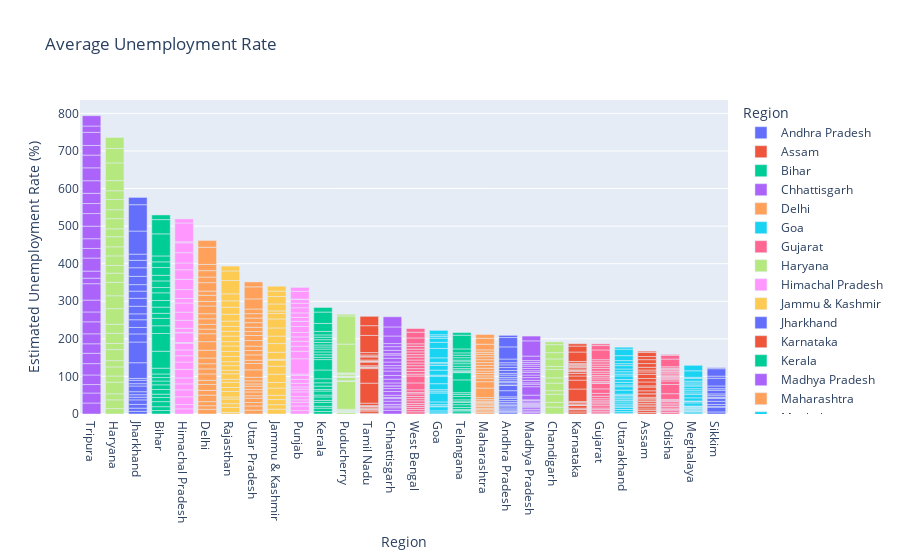

Notebook source saved alongside this figure:
### Markdown cell above
### 3.4 Bar Plot of Average Estimated Unemployment Rate

### Code cell
# Bar Plot of Average Estimated Unployment Rate
fig = px.bar(df, x = 'Region', y = "Estimated Unemployment Rate (%)", color = "Region", title = "Average Unemployment Rate")
fig.update_layout(xaxis = {'categoryorder':'total descending'})
fig.show()

### Figure 1 — Plotly figure (JSON) as saved in the notebook; plotly's stock layout.template omitted (floating-point values rounded to 4 significant figures)
{"data": [{"alignmentgroup": "True", "hovertemplate": "Region=%{x}<br>Estimated Unemployment Rate (%)=%{y}<extra></extra>", "legendgroup": "Andhra Pradesh", "marker": {"color": "#636efa", "pattern": {"shape": ""}}, "name": "Andhra Pradesh", "offsetgroup": "Andhra Pradesh", "orientation": "v", "showlegend": true, "textposition": "auto", "type": "bar", "x": ["Andhra Pradesh", "Andhra Pradesh", "Andhra Pradesh", "Andhra Pradesh", "Andhra Pradesh", "Andhra Pradesh", "Andhra Pradesh", "Andhra Pradesh", "Andhra Pradesh", "Andhra Pradesh", "Andhra Pradesh", "Andhra Pradesh", "Andhra Pradesh", "Andhra Pradesh", "Andhra Pradesh", "Andhra Pradesh", "Andhra Pradesh", "Andhra Pradesh", "Andhra Pradesh", "Andhra Pradesh", "Andhra Pradesh", "Andhra Pradesh", "Andhra Pradesh", "Andhra Pradesh", "Andhra Pradesh", "Andhra Pradesh", "Andhra Pradesh", "Andhra Pradesh"], "xaxis": "x", "y": [3.65, 3.05, 3.75, 3.32, 5.17, 3.52, 4.12, 4.38, 4.84, 5.91, 4.06, 16.29, 14.46, 0.85, 6.09, 3.8, 5.64, 4.61, 6.01, 4.7, 7.54, 7.88, 7.11, 5.66, 9.88, 32.3, 24.91, 5.86], "yaxis": "y"}, {"alignmentgroup": "True", "hovertemplate": "Region=%{x}<br>Estimated Unemployment Rate (%)=%{y}<extra></extra>", "legendgroup": "Assam", "marker": {"color": "#EF553B", "pattern": {"shape": ""}}, "name": "Assam", "offsetgroup": "Assam", "orientation": "v", "showlegend": true, "textposition": "auto", "type": "bar", "x": ["Assam", "Assam", "Assam", "Assam", "Assam", "Assam", "Assam", "Assam", "Assam", "Assam", "Assam", "Assam", "Assam", "Assam", "Assam", "Assam", "Assam", "Assam", "Assam", "Assam", "Assam", "Assam", "Assam", "Assam", "Assam", "Assam"], "xaxis": "x", "y": [4.29, 5.08, 4.26, 5.79, 4.46, 4.65, 4.66, 4.29, 3.26, 3.77, 9.38, 0, 7.87, 9.89, 3.21, 10.39, 9.26, 11.17, 6.31, 5.02, 7.24, 9.98, 10.34, 8.37, 10.77, 3.42], "yaxis": "y"}, {"alignmentgroup": "True", "hovertemplate": "Region=%{x}<br>Estimated Unemployment Rate (%)=%{y}<extra></extra>", "legendgroup": "Bihar", "marker": {"color": "#00cc96", "pattern": {"shape": ""}}, "name": "Bihar", "offsetgroup": "Bihar", "orientation": "v", "showlegend": true, "textposition": "auto", "type": "bar", "x": ["Bihar", "Bihar", "Bihar", "Bihar", "Bihar", "Bihar", "Bihar", "Bihar", "Bihar", "Bihar", "Bihar", "Bihar", "Bihar", "Bihar", "Bihar", "Bihar", "Bihar", "Bihar", "Bihar", "Bihar", "Bihar", "Bihar", "Bihar", "Bihar", "Bihar", "Bihar", "Bihar", "Bihar"], "xaxis": "x", "y": [9.27, 10.2, 13.44, 11, 8.87, 12.47, 12.4, 10.16, 9.13, 9.61, 15.39, 45.09, 47.26, 20.49, 19.9, 13.29, 16.41, 17.66, 20.46, 14.06, 17.62, 14.91, 20.69, 15.11, 15.73, 58.77, 37.87, 12.45], "yaxis": "y"}, {"alignmentgroup": "True", "hovertemplate": "Region=%{x}<br>Estimated Unemployment Rate (%)=%{y}<extra></extra>", "legendgroup": "Chhattisgarh", "marker": {"color": "#ab63fa", "pattern": {"shape": ""}}, "name": "Chhattisgarh", "offsetgroup": "Chhattisgarh", "orientation": "v", "showlegend": true, "textposition": "auto", "type": "bar", "x": ["Chhattisgarh", "Chhattisgarh", "Chhattisgarh", "Chhattisgarh", "Chhattisgarh", "Chhattisgarh", "Chhattisgarh", "Chhattisgarh", "Chhattisgarh", "Chhattisgarh", "Chhattisgarh", "Chhattisgarh", "Chhattisgarh", "Chhattisgarh", "Chhattisgarh", "Chhattisgarh", "Chhattisgarh", "Chhattisgarh", "Chhattisgarh", "Chhattisgarh", "Chhattisgarh", "Chhattisgarh", "Chhattisgarh", "Chhattisgarh", "Chhattisgarh", "Chhattisgarh", "Chhattisgarh", "Chhattisgarh"], "xaxis": "x", "y": [9.82, 6.76, 4.54, 4.64, 8.33, 6.96, 2.77, 6.11, 9.89, 7.89, 7.31, 0, 7.64, 10.14, 9.77, 11.77, 8.17, 6.29, 9.46, 10.27, 8.32, 3.57, 9.01, 9.79, 8.21, 20.13, 24.1, 27.07], "yaxis": "y"}, {"alignmentgroup": "True", "hovertemplate": "Region=%{x}<br>Estimated Unemployment Rate (%)=%{y}<extra></extra>", "legendgroup": "Delhi", "marker": {"color": "#FFA15A", "pattern": {"shape": ""}}, "name": "Delhi", "offsetgroup": "Delhi", "orientation": "v", "showlegend": true, "textposition": "auto", "type": "bar", "x": ["Delhi", "Delhi", "Delhi", "Delhi", "Delhi", "Delhi", "Delhi", "Delhi", "Delhi", "Delhi", "Delhi", "Delhi", "Delhi", "Delhi", "Delhi", "Delhi", "Delhi", "Delhi", "Delhi", "Delhi", "Delhi", "Delhi", "Delhi", "Delhi", "Delhi", "Delhi", "Delhi", "Delhi"], "xaxis": "x", "y": [12.56, 9.33, 11.07, 17.18, 12.5, 15.84, 11.11, 16.97, 13.48, 13.81, 15.18, 20.69, 22.76, 21.14, 12.31, 12.76, 14.68, 13.52, 20.59, 12.41, 16.11, 11.07, 22.45, 14.86, 17.09, 16.51, 45.78, 18.11], "yaxis": "y"}, {"alignmentgroup": "True", "hovertemplate": "Region=%{x}<br>Estimated Unemployment Rate (%)=%{y}<extra></extra>", "legendgroup": "Goa", "marker": {"color": "#19d3f3", "pattern": {"shape": ""}}, "name": "Goa", "offsetgroup": "Goa", "orientation": "v", "showlegend": true, "textposition": "auto", "type": "bar", "x": ["Goa", "Goa", "Goa", "Goa", "Goa", "Goa", "Goa", "Goa", "Goa", "Goa", "Goa", "Goa", "Goa", "Goa", "Goa", "Goa", "Goa", "Goa", "Goa", "Goa", "Goa", "Goa", "Goa", "Goa"], "xaxis": "x", "y": [2.91, 5.45, 10.98, 1.98, 3.61, 7.21, 23.71, 3.54, 5.38, 0, 15.91, 20, 2.75, 13.33, 12.28, 4.9, 3.16, 12.31, 25.2, 16.22, 10.92, 4.31, 4.76, 11.76], "yaxis": "y"}, {"alignmentgroup": "True", "hovertemplate": "Region=%{x}<br>Estimated Unemployment Rate (%)=%{y}<extra></extra>", "legendgroup": "Gujarat", "marker": {"color": "#FF6692", "pattern": {"shape": ""}}, "name": "Gujarat", "offsetgroup": "Gujarat", "orientation": "v", "showlegend": true, "textposition": "auto", "type": "bar", "x": ["Gujarat", "Gujarat", "Gujarat", "Gujarat", "Gujarat", "Gujarat", "Gujarat", "Gujarat", "Gujarat", "Gujarat", "Gujarat", "Gujarat", "Gujarat", "Gujarat", "Gujarat", "Gujarat", "Gujarat", "Gujarat", "Gujarat", "Gujarat", "Gujarat", "Gujarat", "Gujarat", "Gujarat", "Gujarat", "Gujarat", "Gujarat", "Gujarat"], "xaxis": "x", "y": [2.88, 4.77, 4.58, 3.7, 6.29, 4.91, 4.68, 3.46, 5.35, 6.64, 7.59, 12, 14.58, 1.41, 4.09, 6.31, 5.15, 4.2, 5.96, 5.45, 7.53, 5.71, 5.82, 6.04, 5.39, 25.94, 11.62, 4.54], "yaxis": "y"}, {"alignmentgroup": "True", "hovertemplate": "Region=%{x}<br>Estimated Unemployment Rate (%)=%{y}<extra></extra>", "legendgroup": "Haryana", "marker": {"color": "#B6E880", "pattern": {"shape": ""}}, "name": "Haryana", "offsetgroup": "Haryana", "orientation": "v", "showlegend": true, "textposition": "auto", "type": "bar", "x": ["Haryana", "Haryana", "Haryana", "Haryana", "Haryana", "Haryana", "Haryana", "Haryana", "Haryana", "Haryana", "Haryana", "Haryana", "Haryana", "Haryana", "Haryana", "Haryana", "Haryana", "Haryana", "Haryana", "Haryana", "Haryana", "Haryana", "Haryana", "Haryana", "Haryana", "Haryana", "Haryana", "Haryana"], "xaxis": "x", "y": [14.54, 23.08, 16.22, 30.94, 16.36, 24.17, 16.59, 29.56, 16.21, 27.19, 23.92, 41.61, 34.22, 35.57, 24.67, 20.42, 25.45, 24.19, 26.84, 21.04, 27.06, 23.65, 27.24, 23.29, 27.14, 46.89, 38.46, 29.41], "yaxis": "y"}, {"alignmentgroup": "True", "hovertemplate": "Region=%{x}<br>Estimated Unemployment Rate (%)=%{y}<extra></extra>", "legendgroup": "Himachal Pradesh", "marker": {"color": "#FF97FF", "pattern": {"shape": ""}}, "name": "Himachal Pradesh", "offsetgroup": "Himachal Pradesh", "orientation": "v", "showlegend": true, "textposition": "auto", "type": "bar", "x": ["Himachal Pradesh", "Himachal Pradesh", "Himachal Pradesh", "Himachal Pradesh", "Himachal Pradesh", "Himachal Pradesh", "Himachal Pradesh", "Himachal Pradesh", "Himachal Pradesh", "Himachal Pradesh", "Himachal Pradesh", "Himachal Pradesh", "Himachal Pradesh", "Himachal Pradesh", "Himachal Pradesh", "Himachal Pradesh", "Himachal Pradesh", "Himachal Pradesh", "Himachal Pradesh", "Himachal Pradesh", "Himachal Pradesh", "Himachal Pradesh", "Himachal Pradesh", "Himachal Pradesh", "Himachal Pradesh", "Himachal Pradesh", "Himachal Pradesh", "Himachal Pradesh"], "xaxis": "x", "y": [13.68, 11.43, 20.59, 18.56, 15.98, 15.81, 22.86, 19.46, 16.67, 15.42, 17.71, 2.13, 25.64, 1.12, 10.88, 21.43, 21.51, 24.48, 12, 23.77, 27.27, 25.32, 18.15, 27.31, 26.44, 2.7, 50, 10.81], "yaxis": "y"}, {"alignmentgroup": "True", "hovertemplate": "Region=%{x}<br>Estimated Unemployment Rate (%)=%{y}<extra></extra>", "legendgroup": "Jammu & Kashmir", "marker": {"color": "#FECB52", "pattern": {"shape": ""}}, "name": "Jammu & Kashmir", "offsetgroup": "Jammu & Kashmir", "orientation": "v", "showlegend": true, "textposition": "auto", "type": "bar", "x": ["Jammu & Kashmir", "Jammu & Kashmir", "Jammu & Kashmir", "Jammu & Kashmir", "Jammu & Kashmir", "Jammu & Kashmir", "Jammu & Kashmir", "Jammu & Kashmir", "Jammu & Kashmir", "Jammu & Kashmir", "Jammu & Kashmir", "Jammu & Kashmir", "Jammu & Kashmir", "Jammu & Kashmir", "Jammu & Kashmir", "Jammu & Kashmir", "Jammu & Kashmir", "Jammu & Kashmir", "Jammu & Kashmir", "Jammu & Kashmir", "Jammu & Kashmir"], "xaxis": "x", "y": [12.78, 12.09, 13.67, 11.32, 19.27, 14.73, 22.19, 21.23, 16, 2.22, 18.97, 23.04, 19.88, 21.55, 24.06, 14.29, 7.02, 18.54, 19.86, 14.29, 12.96], "yaxis": "y"}, {"alignmentgroup": "True", "hovertemplate": "Region=%{x}<br>Estimated Unemployment Rate (%)=%{y}<extra></extra>", "legendgroup": "Jharkhand", "marker": {"color": "#636efa", "pattern": {"shape": ""}}, "name": "Jharkhand", "offsetgroup": "Jharkhand", "orientation": "v", "showlegend": true, "textposition": "auto", "type": "bar", "x": ["Jharkhand", "Jharkhand", "Jharkhand", "Jharkhand", "Jharkhand", "Jharkhand", "Jharkhand", "Jharkhand", "Jharkhand", "Jharkhand", "Jharkhand", "Jharkhand", "Jharkhand", "Jharkhand", "Jharkhand", "Jharkhand", "Jharkhand", "Jharkhand", "Jharkhand", "Jharkhand", "Jharkhand", "Jharkhand", "Jharkhand", "Jharkhand", "Jharkhand", "Jharkhand", "Jharkhand", "Jharkhand"], "xaxis": "x", "y": [7.11, 8.46, 9.98, 12.06, 7.12, 6.57, 8.07, 15.15, 6.16, 9.06, 5.01, 41.72, 55.1, 21.53, 17.23, 20.51, 15.67, 20.25, 21.16, 19.05, 17.34, 22.01, 22.96, 19.67, 16.4, 61.48, 70.17, 19.38], "yaxis": "y"}, {"alignmentgroup": "True", "hovertemplate": "Region=%{x}<br>Estimated Unemployment Rate (%)=%{y}<extra></extra>", "legendgroup": "Karnataka", "marker": {"color": "#EF553B", "pattern": {"shape": ""}}, "name": "Karnataka", "offsetgroup": "Karnataka", "orientation": "v", "showlegend": true, "textposition": "auto", "type": "bar", "x": ["Karnataka", "Karnataka", "Karnataka", "Karnataka", "Karnataka", "Karnataka", "Karnataka", "Karnataka", "Karnataka", "Karnataka", "Karnataka", "Karnataka", "Karnataka", "Karnataka", "Karnataka", "Karnataka", "Karnataka", "Karnataka", "Karnataka", "Karnataka", "Karnataka", "Karnataka", "Karnataka", "Karnataka", "Karnataka", "Karnataka", "Karnataka", "Karnataka"], "xaxis": "x", "y": [5.46, 5.98, 0.52, 0.37, 3.2, 7.13, 1.19, 0.41, 2.57, 4.11, 2.39, 33.17, 23.72, 10.92, 6.56, 5, 2.29, 1.27, 3.57, 3.87, 3.44, 1.56, 3.31, 2.88, 4.92, 25.12, 15.88, 6.12], "yaxis": "y"}, {"alignmentgroup": "True", "hovertemplate": "Region=%{x}<br>Estimated Unemployment Rate (%)=%{y}<extra></extra>", "legendgroup": "Kerala", "marker": {"color": "#00cc96", "pattern": {"shape": ""}}, "name": "Kerala", "offsetgroup": "Kerala", "orientation": "v", "showlegend": true, "textposition": "auto", "type": "bar", "x": ["Kerala", "Kerala", "Kerala", "Kerala", "Kerala", "Kerala", "Kerala", "Kerala", "Kerala", "Kerala", "Kerala", "Kerala", "Kerala", "Kerala", "Kerala", "Kerala", "Kerala", "Kerala", "Kerala", "Kerala", "Kerala", "Kerala", "Kerala", "Kerala", "Kerala", "Kerala", "Kerala", "Kerala"], "xaxis": "x", "y": [6.63, 9, 4.95, 10.32, 5.35, 9.14, 5, 10.77, 4.11, 8.91, 8.85, 10.71, 23.38, 27.66, 6.11, 6.67, 7.58, 7.69, 5.52, 5.35, 6.71, 7.31, 6.65, 6.08, 9.14, 21.43, 30.28, 12.17], "yaxis": "y"}, {"alignmentgroup": "True", "hovertemplate": "Region=%{x}<br>Estimated Unemployment Rate (%)=%{y}<extra></extra>", "legendgroup": "Madhya Pradesh", "marker": {"color": "#ab63fa", "pattern": {"shape": ""}}, "name": "Madhya Pradesh", "offsetgroup": "Madhya Pradesh", "orientation": "v", "showlegend": true, "textposition": "auto", "type": "bar", "x": ["Madhya Pradesh", "Madhya Pradesh", "Madhya Pradesh", "Madhya Pradesh", "Madhya Pradesh", "Madhya Pradesh", "Madhya Pradesh", "Madhya Pradesh", "Madhya Pradesh", "Madhya Pradesh", "Madhya Pradesh", "Madhya Pradesh", "Madhya Pradesh", "Madhya Pradesh", "Madhya Pradesh", "Madhya Pradesh", "Madhya Pradesh", "Madhya Pradesh", "Madhya Pradesh", "Madhya Pradesh", "Madhya Pradesh", "Madhya Pradesh", "Madhya Pradesh", "Madhya Pradesh", "Madhya Pradesh", "Madhya Pradesh", "Madhya Pradesh", "Madhya Pradesh"], "xaxis": "x", "y": [3.63, 4.25, 3.92, 4.94, 3.08, 2.98, 2.72, 2.94, 3.66, 4.42, 1.19, 12.5, 22.46, 6.46, 3.91, 6.38, 7.38, 6.82, 7, 4.4, 6.06, 6.2, 5.17, 4.96, 4.8, 11.94, 40.49, 12.72], "yaxis": "y"}, {"alignmentgroup": "True", "hovertemplate": "Region=%{x}<br>Estimated Unemployment Rate (%)=%{y}<extra></extra>", "legendgroup": "Maharashtra", "marker": {"color": "#FFA15A", "pattern": {"shape": ""}}, "name": "Maharashtra", "offsetgroup": "Maharashtra", "orientation": "v", "showlegend": true, "textposition": "auto", "type": "bar", "x": ["Maharashtra", "Maharashtra", "Maharashtra", "Maharashtra", "Maharashtra", "Maharashtra", "Maharashtra", "Maharashtra", "Maharashtra", "Maharashtra", "Maharashtra", "Maharashtra", "Maharashtra", "Maharashtra", "Maharashtra", "Maharashtra", "Maharashtra", "Maharashtra", "Maharashtra", "Maharashtra", "Maharashtra", "Maharashtra", "Maharashtra", "Maharashtra", "Maharashtra", "Maharashtra", "Maharashtra", "Maharashtra"], "xaxis": "x", "y": [3.67, 4.34, 3.66, 3.76, 4.4, 3.81, 3.68, 3.03, 3.8, 4.24, 5.38, 25.28, 16.89, 9.4, 6.08, 6.46, 6.35, 7.57, 7.6, 7.51, 7.6, 7.83, 6.67, 5.34, 6.34, 14.99, 15.92, 10.01], "yaxis": "y"}, {"alignmentgroup": "True", "hovertemplate": "Region=%{x}<br>Estimated Unemployment Rate (%)=%{y}<extra></extra>", "legendgroup": "Meghalaya", "marker": {"color": "#19d3f3", "pattern": {"shape": ""}}, "name": "Meghalaya", "offsetgroup": "Meghalaya", "orientation": "v", "showlegend": true, "textposition": "auto", "type": "bar", "x": ["Meghalaya", "Meghalaya", "Meghalaya", "Meghalaya", "Meghalaya", "Meghalaya", "Meghalaya", "Meghalaya", "Meghalaya", "Meghalaya", "Meghalaya", "Meghalaya", "Meghalaya", "Meghalaya", "Meghalaya", "Meghalaya", "Meghalaya", "Meghalaya", "Meghalaya", "Meghalaya", "Meghalaya", "Meghalaya", "Meghalaya", "Meghalaya", "Meghalaya", "Meghalaya", "Meghalaya"], "xaxis": "x", "y": [3.16, 4.23, 1.03, 0.52, 0.24, 3.7, 1.5, 1.8, 0.97, 2.76, 1.28, 8.38, 3.73, 1.35, 8.4, 8.66, 4.43, 5.8, 5.3, 7.2, 3.02, 5.21, 4.76, 7.37, 2.8, 17.39, 14.58], "yaxis": "y"}, {"alignmentgroup": "True", "hovertemplate": "Region=%{x}<br>Estimated Unemployment Rate (%)=%{y}<extra></extra>", "legendgroup": "Odisha", "marker": {"color": "#FF6692", "pattern": {"shape": ""}}, "name": "Odisha", "offsetgroup": "Odisha", "orientation": "v", "showlegend": true, "textposition": "auto", "type": "bar", "x": ["Odisha", "Odisha", "Odisha", "Odisha", "Odisha", "Odisha", "Odisha", "Odisha", "Odisha", "Odisha", "Odisha", "Odisha", "Odisha", "Odisha", "Odisha", "Odisha", "Odisha", "Odisha", "Odisha", "Odisha", "Odisha", "Odisha", "Odisha", "Odisha", "Odisha", "Odisha", "Odisha", "Odisha"], "xaxis": "x", "y": [4.17, 4.71, 3.31, 3.68, 4.31, 4.28, 4.72, 4.67, 1.81, 3.31, 15.09, 24.48, 9.45, 4.59, 2.95, 2.63, 1.78, 3.5, 3.78, 4.5, 2.23, 3.36, 2.28, 2.19, 3.96, 20.5, 10, 2.18], "yaxis": "y"}, {"alignmentgroup": "True", "hovertemplate": "Region=%{x}<br>Estimated Unemployment Rate (%)=%{y}<extra></extra>", "legendgroup": "Puducherry", "marker": {"color": "#B6E880", "pattern": {"shape": ""}}, "name": "Puducherry", "offsetgroup": "Puducherry", "orientation": "v", "showlegend": true, "textposition": "auto", "type": "bar", "x": ["Puducherry", "Puducherry", "Puducherry", "Puducherry", "Puducherry", "Puducherry", "Puducherry", "Puducherry", "Puducherry", "Puducherry", "Puducherry", "Puducherry", "Puducherry", "Puducherry", "Puducherry", "Puducherry", "Puducherry", "Puducherry", "Puducherry", "Puducherry", "Puducherry", "Puducherry", "Puducherry", "Puducherry", "Puducherry", "Puducherry"], "xaxis": "x", "y": [0, 0, 0, 4.85, 0, 1.18, 0, 1.99, 0.58, 1.74, 2.31, 74.51, 1.25, 0, 0, 8.95, 1.22, 1.17, 1.37, 5.21, 0.57, 1.78, 0.62, 76.74, 75, 4.55], "yaxis": "y"}, {"alignmentgroup": "True", "hovertemplate": "Region=%{x}<br>Estimated Unemployment Rate (%)=%{y}<extra></extra>", "legendgroup": "Punjab", "marker": {"color": "#FF97FF", "pattern": {"shape": ""}}, "name": "Punjab", "offsetgroup": "Punjab", "orientation": "v", "showlegend": true, "textposition": "auto", "type": "bar", "x": ["Punjab", "Punjab", "Punjab", "Punjab", "Punjab", "Punjab", "Punjab", "Punjab", "Punjab", "Punjab", "Punjab", "Punjab", "Punjab", "Punjab", "Punjab", "Punjab", "Punjab", "Punjab", "Punjab", "Punjab", "Punjab", "Punjab", "Punjab", "Punjab", "Punjab", "Punjab", "Punjab", "Punjab"], "xaxis": "x", "y": [9.17, 12.21, 9.64, 6.69, 8.59, 12.56, 7.07, 6.13, 9.69, 10.41, 10.51, 3.69, 40.59, 20, 13.49, 13.17, 11.61, 11.99, 15.69, 13.75, 10.39, 11.97, 13.68, 11.99, 9.97, 1.13, 20.54, 10.55], "yaxis": "y"}, {"alignmentgroup": "True", "hovertemplate": "Region=%{x}<br>Estimated Unemployment Rate (%)=%{y}<extra></extra>", "legendgroup": "Rajasthan", "marker": {"color": "#FECB52", "pattern": {"shape": ""}}, "name": "Rajasthan", "offsetgroup": "Rajasthan", "orientation": "v", "showlegend": true, "textposition": "auto", "type": "bar", "x": ["Rajasthan", "Rajasthan", "Rajasthan", "Rajasthan", "Rajasthan", "Rajasthan", "Rajasthan", "Rajasthan", "Rajasthan", "Rajasthan", "Rajasthan", "Rajasthan", "Rajasthan", "Rajasthan", "Rajasthan", "Rajasthan", "Rajasthan", "Rajasthan", "Rajasthan", "Rajasthan", "Rajasthan", "Rajasthan", "Rajasthan", "Rajasthan", "Rajasthan", "Rajasthan", "Rajasthan", "Rajasthan"], "xaxis": "x", "y": [4.03, 13.7, 9.7, 12.5, 5.45, 14.66, 10.47, 13.96, 8, 14.48, 9.47, 12.25, 10.45, 13.86, 13.62, 14.36, 11.67, 14.71, 12.63, 13.02, 14.3, 18.04, 18.82, 17.02, 18.54, 35.53, 25.35, 13.04], "yaxis": "y"}, {"alignmentgroup": "True", "hovertemplate": "Region=%{x}<br>Estimated Unemployment Rate (%)=%{y}<extra></extra>", "legendgroup": "Sikkim", "marker": {"color": "#636efa", "pattern": {"shape": ""}}, "name": "Sikkim", "offsetgroup": "Sikkim", "orientation": "v", "showlegend": true, "textposition": "auto", "type": "bar", "x": ["Sikkim", "Sikkim", "Sikkim", "Sikkim", "Sikkim", "Sikkim", "Sikkim", "Sikkim", "Sikkim", "Sikkim", "Sikkim", "Sikkim", "Sikkim", "Sikkim", "Sikkim", "Sikkim", "Sikkim"], "xaxis": "x", "y": [5.48, 13.11, 1, 0, 5.81, 8.2, 7.76, 2.56, 4.82, 4.81, 9.68, 4.04, 7.37, 20.45, 5.77, 19.75, 2.63], "yaxis": "y"}, {"alignmentgroup": "True", "hovertemplate": "Region=%{x}<br>Estimated Unemployment Rate (%)=%{y}<extra></extra>", "legendgroup": "Tamil Nadu", "marker": {"color": "#EF553B", "pattern": {"shape": ""}}, "name": "Tamil Nadu", "offsetgroup": "Tamil Nadu", "orientation": "v", "showlegend": true, "textposition": "auto", "type": "bar", "x": ["Tamil Nadu", "Tamil Nadu", "Tamil Nadu", "Tamil Nadu", "Tamil Nadu", "Tamil Nadu", "Tamil Nadu", "Tamil Nadu", "Tamil Nadu", "Tamil Nadu", "Tamil Nadu", "Tamil Nadu", "Tamil Nadu", "Tamil Nadu", "Tamil Nadu", "Tamil Nadu", "Tamil Nadu", "Tamil Nadu", "Tamil Nadu", "Tamil Nadu", "Tamil Nadu", "Tamil Nadu", "Tamil Nadu", "Tamil Nadu", "Tamil Nadu", "Tamil Nadu", "Tamil Nadu", "Tamil Nadu"], "xaxis": "x", "y": [0.97, 0.92, 6.01, 2.91, 1.71, 1.46, 2.46, 3.73, 1.18, 1.17, 6.36, 53.19, 38.73, 2.06, 0.89, 1.56, 3.18, 9.53, 1.86, 1.13, 2.65, 8.05, 2.05, 3.31, 6.46, 45.55, 25.95, 24.93], "yaxis": "y"}, {"alignmentgroup": "True", "hovertemplate": "Region=%{x}<br>Estimated Unemployment Rate (%)=%{y}<extra></extra>", "legendgroup": "Telangana", "marker": {"color": "#00cc96", "pattern": {"shape": ""}}, "name": "Telangana", "offsetgroup": "Telangana", "orientation": "v", "showlegend": true, "textposition": "auto", "type": "bar", "x": ["Telangana", "Telangana", "Telangana", "Telangana", "Telangana", "Telangana", "Telangana", "Telangana", "Telangana", "Telangana", "Telangana", "Telangana", "Telangana", "Telangana", "Telangana", "Telangana", "Telangana", "Telangana", "Telangana", "Telangana", "Telangana", "Telangana", "Telangana", "Telangana", "Telangana", "Telangana", "Telangana", "Telangana"], "xaxis": "x", "y": [2.23, 5.92, 2.45, 1.4, 5.49, 7.29, 6.47, 1.35, 5.02, 9.02, 5.63, 4.51, 34.01, 19.3, 1.52, 1.43, 3.73, 4.19, 6.19, 6.74, 5.23, 4.22, 6.49, 6.74, 6.1, 10.5, 36.57, 6.92], "yaxis": "y"}, {"alignmentgroup": "True", "hovertemplate": "Region=%{x}<br>Estimated Unemployment Rate (%)=%{y}<extra></extra>", "legendgroup": "Tripura", "marker": {"color": "#ab63fa", "pattern": {"shape": ""}}, "name": "Tripura", "offsetgroup": "Tripura", "orientation": "v", "showlegend": true, "textposition": "auto", "type": "bar", "x": ["Tripura", "Tripura", "Tripura", "Tripura", "Tripura", "Tripura", "Tripura", "Tripura", "Tripura", "Tripura", "Tripura", "Tripura", "Tripura", "Tripura", "Tripura", "Tripura", "Tripura", "Tripura", "Tripura", "Tripura", "Tripura", "Tripura", "Tripura", "Tripura", "Tripura", "Tripura", "Tripura", "Tripura"], "xaxis": "x", "y": [29.25, 26.64, 22.47, 25.49, 30.23, 27.54, 25.25, 26.53, 31.91, 26.22, 31.61, 43.64, 14.71, 18.84, 34.69, 25.59, 25.81, 33.45, 33.57, 26.67, 27.15, 33.48, 34.37, 33.88, 25.69, 34.88, 16.78, 27.47], "yaxis": "y"}, {"alignmentgroup": "True", "hovertemplate": "Region=%{x}<br>Estimated Unemployment Rate (%)=%{y}<extra></extra>", "legendgroup": "Uttar Pradesh", "marker": {"color": "#FFA15A", "pattern": {"shape": ""}}, "name": "Uttar Pradesh", "offsetgroup": "Uttar Pradesh", "orientation": "v", "showlegend": true, "textposition": "auto", "type": "bar", "x": ["Uttar Pradesh", "Uttar Pradesh", "Uttar Pradesh", "Uttar Pradesh", "Uttar Pradesh", "Uttar Pradesh", "Uttar Pradesh", "Uttar Pradesh", "Uttar Pradesh", "Uttar Pradesh", "Uttar Pradesh", "Uttar Pradesh", "Uttar Pradesh", "Uttar Pradesh", "Uttar Pradesh", "Uttar Pradesh", "Uttar Pradesh", "Uttar Pradesh", "Uttar Pradesh", "Uttar Pradesh", "Uttar Pradesh", "Uttar Pradesh", "Uttar Pradesh", "Uttar Pradesh", "Uttar Pradesh", "Uttar Pradesh", "Uttar Pradesh", "Uttar Pradesh"], "xaxis": "x", "y": [10.26, 11.13, 9.19, 11.47, 6.45, 10.18, 6.94, 8.43, 6.06, 8.12, 9.37, 19.92, 16.89, 8.51, 14.4, 11.62, 11.8, 14.73, 13.58, 10.35, 11.31, 12.37, 12.34, 11.65, 12.32, 26.94, 32.06, 13.05], "yaxis": "y"}, {"alignmentgroup": "True", "hovertemplate": "Region=%{x}<br>Estimated Unemployment Rate (%)=%{y}<extra></extra>", "legendgroup": "Uttarakhand", "marker": {"color": "#19d3f3", "pattern": {"shape": ""}}, "name": "Uttarakhand", "offsetgroup": "Uttarakhand", "orientation": "v", "showlegend": true, "textposition": "auto", "type": "bar", "x": ["Uttarakhand", "Uttarakhand", "Uttarakhand", "Uttarakhand", "Uttarakhand", "Uttarakhand", "Uttarakhand", "Uttarakhand", "Uttarakhand", "Uttarakhand", "Uttarakhand", "Uttarakhand", "Uttarakhand", "Uttarakhand", "Uttarakhand", "Uttarakhand", "Uttarakhand", "Uttarakhand", "Uttarakhand", "Uttarakhand", "Uttarakhand", "Uttarakhand", "Uttarakhand", "Uttarakhand", "Uttarakhand", "Uttarakhand", "Uttarakhand"], "xaxis": "x", "y": [1.63, 4.65, 5.74, 6.11, 3.47, 4.83, 5.56, 4.52, 4.17, 4.85, 3.66, 3.57, 10.71, 9.17, 4.69, 6.94, 7.43, 9.62, 4.72, 6.34, 7.39, 8.92, 5.28, 8.15, 13.18, 17.36, 5.08], "yaxis": "y"}, {"alignmentgroup": "True", "hovertemplate": "Region=%{x}<br>Estimated Unemployment Rate (%)=%{y}<extra></extra>", "legendgroup": "West Bengal", "marker": {"color": "#FF6692", "pattern": {"shape": ""}}, "name": "West Bengal", "offsetgroup": "West Bengal", "orientation": "v", "showlegend": true, "textposition": "auto", "type": "bar", "x": ["West Bengal", "West Bengal", "West Bengal", "West Bengal", "West Bengal", "West Bengal", "West Bengal", "West Bengal", "West Bengal", "West Bengal", "West Bengal", "West Bengal", "West Bengal", "West Bengal", "West Bengal", "West Bengal", "West Bengal", "West Bengal", "West Bengal", "West Bengal", "West Bengal", "West Bengal", "West Bengal", "West Bengal", "West Bengal", "West Bengal", "West Bengal", "West Bengal"], "xaxis": "x", "y": [6.02, 5.85, 5.62, 5.58, 5.26, 6.78, 5.83, 5.79, 6.79, 3.78, 7.02, 18.32, 18.43, 4.94, 7.25, 7.38, 7.91, 7.27, 7.79, 7.83, 6.61, 7.24, 7.27, 7.55, 6.67, 15.63, 15.22, 9.86], "yaxis": "y"}, {"alignmentgroup": "True", "hovertemplate": "Region=%{x}<br>Estimated Unemployment Rate (%)=%{y}<extra></extra>", "legendgroup": "Chandigarh", "marker": {"color": "#B6E880", "pattern": {"shape": ""}}, "name": "Chandigarh", "offsetgroup": "Chandigarh", "orientation": "v", "showlegend": true, "textposition": "auto", "type": "bar", "x": ["Chandigarh", "Chandigarh", "Chandigarh", "Chandigarh", "Chandigarh", "Chandigarh", "Chandigarh", "Chandigarh", "Chandigarh", "Chandigarh", "Chandigarh", "Chandigarh"], "xaxis": "x", "y": [18.35, 12.4, 21.8, 9.52, 20.14, 13.99, 22.05, 8.33, 20, 16.67, 21.43, 7.22], "yaxis": "y"}], "layout": {"barmode": "relative", "legend": {"title": {"text": "Region"}, "tracegroupgap": 0}, "title": {"text": "Average Unemployment Rate"}, "xaxis": {"anchor": "y", "categoryarray": ["Andhra Pradesh", "Assam", "Bihar", "Chhattisgarh", "Delhi", "Goa", "Gujarat", "Haryana", "Himachal Pradesh", "Jammu & Kashmir", "Jharkhand", "Karnataka", "Kerala", "Madhya Pradesh", "Maharashtra", "Meghalaya", "Odisha", "Puducherry", "Punjab", "Rajasthan", "Sikkim", "Tamil Nadu", "Telangana", "Tripura", "Uttar Pradesh", "Uttarakhand", "West Bengal", "Chandigarh"], "categoryorder": "total descending", "domain": [0, 1], "title": {"text": "Region"}}, "yaxis": {"anchor": "x", "domain": [0, 1], "title": {"text": "Estimated Unemployment Rate (%)"}}}}
